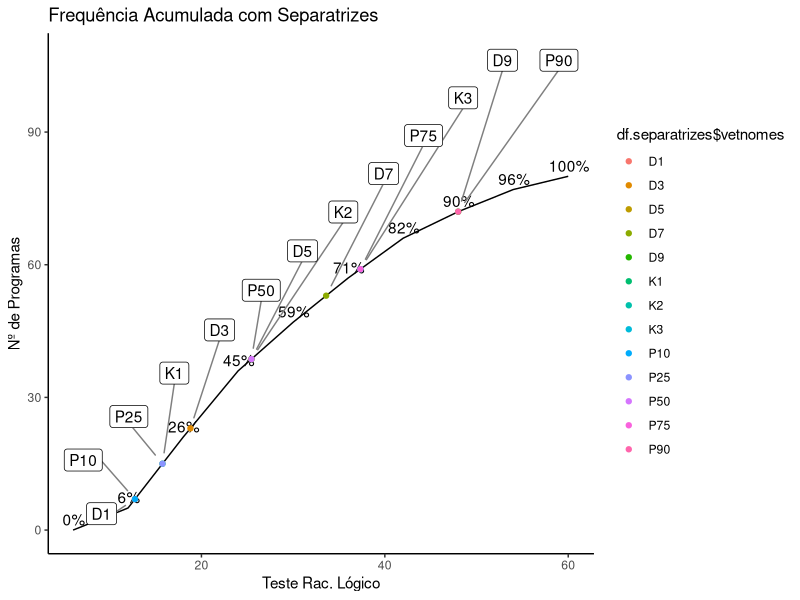

Generate this figure with R:
#Atividade 01

library(formattable)
library(ggplot2)
library(ggrepel)



#====================================== Funções
isEmpty <- function(x) {
  return(length(x)==0)
}

retornaLimiteInf <- function(idx){
  lim.inf <- toString(df$variavel[idx])
  matches <- regmatches(lim.inf, regexpr("[[:digit:]]+", lim.inf))
  lim.inf <- as.numeric(unlist(matches))
  return(lim.inf)
  
}

calcSeparatriz <- function(sep){
  vet.sep <- vector(mode="numeric", length=0)
  for(i in 1:(sep - 1)){
    sep.classe <- (i*sum(df$fi))/sep
    
    x <- vector(mode="numeric", length=0)
    for(j in df$Fi){
      if(sep.classe < j){
        x <- append(x, j)
      }
    }
    idx.classe.sep <- match(min(x), df$Fi)
    
    sep.Fant <- df$Fi[idx.classe.sep - 1]
    if (isEmpty(sep.Fant)) {
      sep.Fant <- 0
    }
    
    sep.li <- retornaLimiteInf(idx.classe.sep)
    sep.fi <- df$fi[idx.classe.sep]
    
    sep.calc <- ((((((sum(df$fi)*i)/sep)-sep.Fant)*hi)/sep.fi)+sep.li)
    vet.sep <- append(vet.sep, sep.calc)
  }
  return(vet.sep)
}

recuperaLimites <- function(vet){
  variaveis <- vector(mode="numeric", length=0)
  for(i in vet){
    i <- toString(i)
    matches <- regmatches(i, gregexpr("[[:digit:]]+", i))
    numeros <- as.numeric(unlist(matches))
    variaveis <- append(variaveis, numeros)
  }
  return(unique(variaveis))
  
}

descobreFuncao <- function(vet, vetx, vety){
  
  valores.y <- vector(mode="numeric", length=0)
  for(i in vet){
    idx <- 0
    for(j in vetx){
      if(i < j){
        idx <- match(j,vetx)
        break
      }
      
    }
    xant <- vetx[idx - 1]
    xpos <- vetx[idx]
    yant <- vety[idx -1]
    ypos <- vety[idx]
    
    a <- ((ypos - yant)/(xpos - xant))
    b <- yant - (a * xant)
    
    y <- a*i + b
    
    valores.y <- append(valores.y, y)
    
  }
  return(valores.y)
}

#====================================== Criação do dataframe
#informe os valores dos intervalos
variavel <- c("[6,12[", "[12,18[", "[18,24[","[24,30[", "[30,36[", "[36,42[", "[42,48[", "[48,54[", "[54,60[")
#informe os valores da frequência simples
fi <- c(5,16,15,11,10,9,6,5,3)
#informe os nomes das colunas
nomes.colunas <- c("Teste Rac. Lógico","Nº de Programas")
#informe o valor da amplitude do intervalo
hi <- 4
variacao <- 1

xi <- (recuperaLimites(variavel) +(hi/2))[1:length(fi)]
df = data.frame(variavel, fi, xi)
rm(variavel, fi)

df <- transform(df,  fri = round((prop.table(fi)), digits = 2), Fi = cumsum(fi))
df <- transform(df, fri.percent = fri*100, fri.grau = fri*360, Fri = round(Fi / sum(df$fi), digits = 2))
df <- transform(df, Fri.percent = Fri *60, fxi = fi * xi)
df <- transform(df, xi_2 = xi*xi, fi_xi_2 = fi*xi*xi)

variaveis.valores <- recuperaLimites(df$variavel)
df.apresentacao <- df
names(df.apresentacao)[1] <- nomes.colunas[1]
names(df.apresentacao)[2] <- nomes.colunas[2]

parametro <- c("Somatória Frequência: ", "Nº Total de Linhas: ", "Amplitude Total: ", "Amplitude Amostral: ", "Amplitude Intervalo: " )
valores <- c(sum(df$fi), length(df$variavel), (max(variaveis.valores)-min(variaveis.valores)), 
             (max(variaveis.valores) - variacao - min(variaveis.valores)), hi)


df.infos <- data.frame(parametro, valores)
colnames(df.infos) <- c("Parâmetros", "Valores")
rm(parametro, valores, variacao)


#====================================== Calculos Medidas Estatísticas

#media
Me <- sum(df$fxi)/sum(df$fi)

#Moda
Classe.Mo <- max(df$fi)
idx.classe.Mo <- match(Classe.Mo, df$fi)



Mo.fant <- df$fi[idx.classe.Mo - 1]

if (isEmpty(Mo.fant)) {
  Mo.fant <- 0
}

Mo.fpos <- df$fi[idx.classe.Mo + 1]

if (isEmpty(Mo.fpos)) {
  Mo.fpos <- 0
}

Mo.D1 <- Classe.Mo - Mo.fant
Mo.D2 <- Classe.Mo - Mo.fpos

Mo.li <- toString(df$variavel[idx.classe.Mo])
valor.string <- regmatches(Mo.li, regexpr("[[:digit:]]+", Mo.li))
Mo.li <- as.numeric(unlist(valor.string))

Mo <- (Mo.li + ((Mo.D1/(Mo.D1+Mo.D2))*hi))

rm(Classe.Mo, idx.classe.Mo, Mo.fant, Mo.fpos, Mo.D1, Mo.D2, Mo.li, valor.string)

#Mediana
Classe.Md <- sum(df$fi)/2

x <- vector(mode="numeric", length=0)
for(i in df$Fi){
  
  if(Classe.Md < i){
    x <- append(x, i)
  }
}

idx.classe.Md <- match(min(x), df$Fi)

Md.Fant <- df$Fi[idx.classe.Md - 1]

if (isEmpty(Md.Fant)) {
  Md.Fant <- 0
}

Md.li <- toString(df$variavel[idx.classe.Md])
valor.string <- regmatches(Md.li, regexpr("[[:digit:]]+", Md.li))
Md.li <- as.numeric(unlist(valor.string))

Md.fi <- df$fi[idx.classe.Md]

Md <- (((((sum(df$fi)/2) - Md.Fant)/Md.fi)*hi)+Md.li)

rm(Classe.Md, x, i, idx.classe.Md, Md.Fant, Md.li,valor.string, Md.fi)

nomes <- c("Média: ", "Moda: ", "Mediana: ")
valores <- c(Me, Mo, Md)

df.metricas <- data.frame(nomes, valores)
df.metricas$valores <- round(df.metricas$valores, 2)
colnames(df.metricas) <- c("Métricas", "Valores")

rm(nomes, valores)

#Desvio Padrão - Desvio dos valores em relação a média

S <- sqrt((sum(df$fi_xi_2)/sum(df$fi)) - ((sum(df$fxi)/sum(df$fi)))^2)


#Coeficiente de Variação
#Cc < 0,263 -> Estreita
#Cc = 0,263 -> Moderada
#Cc > 0,263 -> Achatada


Cv <- (S/Me)*100


# Criação do dataframe métricas:

nomes <- c("Média: ", "Moda: ", "Mediana: ", "Desvio Padrão: ", "Coeficiente de Variação: ")
valores <- c(Me, Mo, Md, S, Cv)

df.metricas <- data.frame(nomes, valores)
df.metricas$valores <- round(df.metricas$valores, 2)
colnames(df.metricas) <- c("Métricas", "Valores")



#====================================== Calculos Separatrizes

K <- calcSeparatriz(4)
D <- calcSeparatriz(10)
P <- calcSeparatriz(100)

vetK <- c(K)
vetD <- c(D[c(1,3,5,7,9)])
vetP <- P[c(10,25,50,75,90)]
vetValores <- c(vetK, vetD, vetP)

vetnomes <- c("K1","K2","K3","D1","D3","D5","D7","D9","P10","P25","P50","P75","P90")

df.separatrizes <- data.frame(vetnomes, vetValores)

rm(vetK, vetD, vetP, vetValores, vetnomes, K, D, P)


#====================================== Coeficientes Estatísticos
#Tipo Assimetria - Nome no gráfico
#Ta < 0 - Assimétrico Negativo/ esqueda
#Ta = 0 - Assimétrico Nulo
#Ta > 0 - Assimétrico Positivo / direita
Ta <- Me - Mo


#Coeficiente Assimetria
Ca <- (3*(Me-Mo))/S



#Coeficiente de Curtose
#Grau de achatamento, pico do gráfico até o eixo X
k3 <- df.separatrizes$vetValores[df.separatrizes$vetnomes == "K3"]
k1 <- df.separatrizes$vetValores[df.separatrizes$vetnomes == "K1"]
p90 <- df.separatrizes$vetValores[df.separatrizes$vetnomes == "P90"]
p10 <- df.separatrizes$vetValores[df.separatrizes$vetnomes == "P10"]

Cc <- (( k3-k1)/(2*(p90-p10)))

vetValores <- c(Ta, Ca, Cc)

vetnomes <- c("Tipo Assimetria","Coeficiente Assimetria","Coeficiente Curtose")
df.coeficientes <- data.frame(vetnomes, vetValores)
rm(k3,k1,p90,p10)

#====================================== Criação do Histograma
hist <- ggplot(data=df, aes(x=variavel, y=fi))
hist <- hist + geom_col(color='black', fill = 'blue') +   
  geom_text(stat = 'identity', aes(label = percent(fri, digits = 0),y = fi + 0.5, x = variavel, vjust = -0.2))

hist <- hist +   
  xlab(nomes.colunas[1]) + 
  ylab(nomes.colunas[2]) +
  ggtitle("Histograma") +
  theme(axis.title.x = element_text(color="Black", size=15),
        axis.title.y = element_text(color="Black", size=15),
        axis.text.x = element_text(size=10),
        axis.text.y = element_text(size=10),
        
        legend.title = element_text(size=12),
        legend.text = element_text(size=10),
        legend.position = c(1,1),
        legend.justification = c(1,1),
        
        plot.title = element_text(color="Black",
                                  size=20,
                                  family="Courier"))


#====================================== Criação do polígono frequeência simples x ponto médio
fi.extendido <- df$fi
fi.extendido <- append(fi.extendido, 0, 0)
fi.extendido <- append(fi.extendido, 0)

xi.extendido <- df$xi
xi.extendido <- append(xi.extendido, (min(xi.extendido)-hi), 0)
xi.extendido <- append(xi.extendido, ((max(xi.extendido)+hi)))


fri.percent.extendido <- df$fri.percent
fri.percent.extendido <- append(fri.percent.extendido, 0, 0)
fri.percent.extendido <- append(fri.percent.extendido, 0)

df.extendido <- data.frame(fi.extendido, xi.extendido, fri.percent.extendido)


poli.freq.simples <- ggplot(data=df.extendido, aes(x=xi.extendido, y=fi.extendido))
poli.freq.simples <- poli.freq.simples + geom_line() +
  geom_text(data = df.extendido, stat = 'identity', 
            aes(label = percent((fri.percent.extendido)/100, digits = 0),
                y = fi.extendido + 0.5, x = xi.extendido + 0.1, vjust = -0.2))+
  scale_x_continuous(nomes.colunas[1], breaks = df.extendido$xi.extendido)

poli.freq.simples <- poli.freq.simples +  
  xlab(nomes.colunas[1]) + 
  ylab(nomes.colunas[2]) +
  ggtitle("Frequência x Ponto central") +
  theme(axis.title.x = element_text(color="Black", size=15),
        axis.title.y = element_text(color="Black", size=15),
        axis.text.x = element_text(size=10),
        axis.text.y = element_text(size=10),
        
        legend.title = element_text(size=12),
        legend.text = element_text(size=10),
        legend.position = c(1,1),
        legend.justification = c(1,1),
        
        plot.title = element_text(color="Black",
                                  size=20,
                                  family="Courier")) +
  theme_classic()
rm(fi.extendido, xi.extendido, fri.percent.extendido, df.extendido)



#====================================== Criação polígono frequência acumulada Métricas

Fri.percent.graf <- append(df$Fri.percent, 0,0)
Fi.graf <- append(df$Fi, 0,0)
Fri.graf = round(Fi.graf / sum(df$fi), digits = 2)

df.poli.freq.acumulada <- data.frame(variaveis.valores, Fri.percent.graf, Fi.graf,Fri.graf)

poli.freq.acumulada <- ggplot()
poli.freq.acumulada <- poli.freq.acumulada + geom_line(data = df.poli.freq.acumulada, 
                                                       aes(x = variaveis.valores, y= Fi.graf, group = 1)) + 
  geom_text(data = df.poli.freq.acumulada, stat = 'identity', 
            aes(label = percent((Fri.graf),digits = 0),y = Fi.graf + 0.5, x = variaveis.valores + 0.1, vjust = -0.2))

poli.freq.acumulada <- poli.freq.acumulada +  
  xlab(nomes.colunas[1]) + 
  ylab(nomes.colunas[2]) +
  ggtitle("Frequência Acumulada com Separatrizes") +
  theme(axis.title.x = element_text(color="Black", size=15),
        axis.title.y = element_text(color="Black", size=15),
        axis.text.x = element_text(size=10),
        axis.text.y = element_text(size=10),
        
        legend.title = element_text(size=12),
        legend.text = element_text(size=10),
        legend.position = c(1,1),
        legend.justification = c(1,1),
        
        plot.title = element_text(color="Black",
                                  size=20,
                                  family="Courier"))

rm(Fri.percent.graf, Fi.graf)


#====================================== Criação polígono frequência acumulada Métricas

valores.y.me <- descobreFuncao(df.metricas$Valores[1:3], variaveis.valores, df.poli.freq.acumulada$Fi.graf)
poli.freq.acumulada.me <- poli.freq.acumulada + 
  geom_point(aes(x=df.metricas$Valores[1:3], y=valores.y.me,color=df.metricas$Métricas[1:3])) + 
  geom_label_repel(aes(x=df.metricas$Valores[1:3], y=valores.y.me,label = df.metricas$Métricas[1:3]),
                   nudge_x = 1,
                   nudge_y = 32,
                   box.padding   = 0.8, 
                   point.padding = 1,
                   segment.color = 'grey50') +
  theme_classic()

#====================================== Criação polígono frequência acumulada Separatrizes

valores.y.sep <- descobreFuncao(df.separatrizes$vetValores, variaveis.valores, df.poli.freq.acumulada$Fi.graf)
poli.freq.acumulada.sep <- poli.freq.acumulada + 
  geom_point(aes(x=df.separatrizes$vetValores, y=valores.y.sep,color=df.separatrizes$vetnomes)) + 
  geom_label_repel(aes(x=df.separatrizes$vetValores, y=valores.y.sep,label = df.separatrizes$vetnomes),
                   nudge_x = 1,
                   nudge_y = 35,
                   box.padding   = 0.8, 
                   point.padding = 1,
                   segment.color = 'grey50') +
  theme_classic()



poli.freq.acumulada.sep
#====================================== Criação Gráfico Circular

grafico.barras<- ggplot(df, aes(x="", y=fi, fill=variavel)) + geom_bar(width = 1, stat = "identity")
grafico.circular <- grafico.barras + coord_polar("y", start=0)
grafico.circular <- grafico.circular + geom_text(data=df, aes(label = percent(fri,digits = 0)), size=5, x=1, position = position_stack(vjust = 0.4))

rm(grafico.barras)

#====================================== Poligono Frequência Simples
